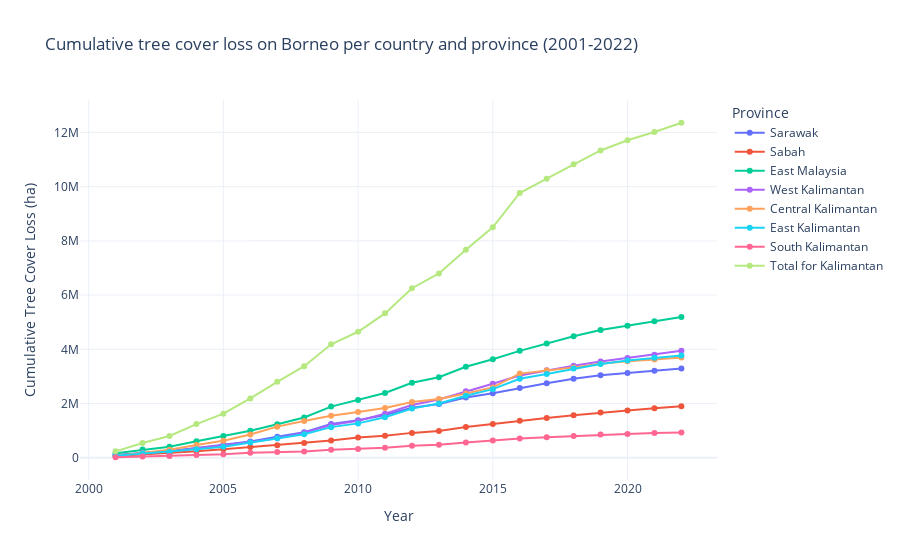

Write notebook code for a chart like this one.
### Code cell
import pandas as pd
import plotly.graph_objs as go

# Load the dataset
df = pd.read_csv('../Datasets/Deforestation/Subnational 1 tree cover loss.csv')

# Define the years to plot
years = [f'tc_loss_ha_{year}' for year in range(2001, 2023)]

# Mapping dictionary from Indonesian to English names for Kalimantan provinces
province_mapping = {
    'Kalimantan Barat': 'West Kalimantan',
    'Kalimantan Tengah': 'Central Kalimantan',
    'Kalimantan Timur': 'East Kalimantan',
    'Kalimantan Selatan': 'South Kalimantan'
}

# Create an empty DataFrame to store totals
totals_df = pd.DataFrame(columns=['year', 'cumulative_tc_loss_ha'])

# Loop through each province
for province_indo, province_eng in province_mapping.items():
    # Filter the DataFrame for the current province and threshold == 0
    province_df = df[(df['subnational1'] == province_indo) & (df['threshold'] == 0)]
    
    # Keep only relevant columns
    columns_to_keep = ['subnational1'] + years
    province_df = province_df[columns_to_keep]
    
    # Melt the DataFrame to long format
    province_df_long = province_df.melt(id_vars='subnational1', var_name='year', value_name='tc_loss_ha')
    
    # Extract year from the column name and convert to integer
    province_df_long['year'] = province_df_long['year'].str.extract(r'(\d+)').astype(int)
    
    # Sort the DataFrame by year
    province_df_long = province_df_long.sort_values(by='year')
    
    # Calculate cumulative tree loss
    province_df_long['cumulative_tc_loss_ha'] = province_df_long['tc_loss_ha'].cumsum()
    
    # Append to totals_df
    totals_df = pd.concat([totals_df, province_df_long[['year', 'cumulative_tc_loss_ha']]], ignore_index=True)

# Calculate the total cumulative tree loss across all provinces
totals_df = totals_df.groupby('year')['cumulative_tc_loss_ha'].sum().reset_index()

# Initialize Figure using Plotly
fig = go.Figure()

# Plot cumulative tree cover loss for Sarawak
sarawak_df = df[(df['subnational1'] == 'Sarawak') & (df['threshold'] == 0)]
sarawak_df = sarawak_df[years]
sarawak_df_long = sarawak_df.melt(var_name='year', value_name='tc_loss_ha')
sarawak_df_long['year'] = sarawak_df_long['year'].str.extract(r'(\d+)').astype(int)
sarawak_df_long = sarawak_df_long.sort_values(by='year')
sarawak_df_long['cumulative_tc_loss_ha'] = sarawak_df_long['tc_loss_ha'].cumsum()

fig.add_trace(go.Scatter(x=sarawak_df_long['year'], 
                         y=sarawak_df_long['cumulative_tc_loss_ha'], 
                         mode='lines+markers', 
                         name='Sarawak'))

# Plot cumulative tree cover loss for Sabah
sabah_df = df[(df['subnational1'] == 'Sabah') & (df['threshold'] == 0)]
sabah_df = sabah_df[years]
sabah_df_long = sabah_df.melt(var_name='year', value_name='tc_loss_ha')
sabah_df_long['year'] = sabah_df_long['year'].str.extract(r'(\d+)').astype(int)
sabah_df_long = sabah_df_long.sort_values(by='year')
sabah_df_long['cumulative_tc_loss_ha'] = sabah_df_long['tc_loss_ha'].cumsum()

fig.add_trace(go.Scatter(x=sabah_df_long['year'], 
                         y=sabah_df_long['cumulative_tc_loss_ha'], 
                         mode='lines+markers', 
                         name='Sabah'))

# Combine Sarawak and Sabah into 'East Malaysia'
east_malaysia_df = pd.DataFrame()
east_malaysia_df['year'] = sarawak_df_long['year']
east_malaysia_df['tc_loss_ha'] = sarawak_df_long['tc_loss_ha'] + sabah_df_long['tc_loss_ha']
east_malaysia_df['cumulative_tc_loss_ha'] = sarawak_df_long['cumulative_tc_loss_ha'] + sabah_df_long['cumulative_tc_loss_ha']

fig.add_trace(go.Scatter(x=east_malaysia_df['year'], 
                         y=east_malaysia_df['cumulative_tc_loss_ha'], 
                         mode='lines+markers', 
                         name='East Malaysia'))

# Plot cumulative tree cover loss for Kalimantan provinces
for province_indo, province_eng in province_mapping.items():
    # Filter the DataFrame for the current province and threshold == 0
    province_df = df[(df['subnational1'] == province_indo) & (df['threshold'] == 0)]
    
    # Keep only relevant columns
    province_df = province_df[years]
    
    # Melt the DataFrame to long format
    province_df_long = province_df.melt(var_name='year', value_name='tc_loss_ha')
    province_df_long['year'] = province_df_long['year'].str.extract(r'(\d+)').astype(int)
    province_df_long = province_df_long.sort_values(by='year')
    
    # Calculate cumulative tree loss
    province_df_long['cumulative_tc_loss_ha'] = province_df_long['tc_loss_ha'].cumsum()
    
    # Add trace for the current province
    fig.add_trace(go.Scatter(x=province_df_long['year'], 
                             y=province_df_long['cumulative_tc_loss_ha'], 
                             mode='lines+markers', 
                             name=province_eng))

# Add trace for total cumulative tree cover loss in Kalimantan
fig.add_trace(go.Scatter(x=totals_df['year'], 
                         y=totals_df['cumulative_tc_loss_ha'], 
                         mode='lines+markers', 
                         name='Total for Kalimantan'))

# Update layout
fig.update_layout(title='Cumulative tree cover loss on Borneo per country and province (2001-2022)',
                  xaxis_title='Year',
                  yaxis_title='Cumulative Tree Cover Loss (ha)',
                  legend_title='Province',
                  hovermode='x unified',
                  template='plotly_white')

# Show the plot
fig.show()

### Figure 1 — Plotly figure (JSON) as saved in the notebook; plotly's stock layout.template omitted (floating-point values rounded to 4 significant figures)
{"data": [{"mode": "lines+markers", "name": "Sarawak", "type": "scatter", "x": [2001, 2002, 2003, 2004, 2005, 2006, 2007, 2008, 2009, 2010, 2011, 2012, 2013, 2014, 2015, 2016, 2017, 2018, 2019, 2020, 2021, 2022], "y": [103529, 178335, 252827, 362943, 485681, 600348, 776456, 940403, 1247816, 1384904, 1576972, 1848951, 1982453, 2220883, 2384404, 2574318, 2751905, 2914626, 3043397, 3126221, 3208423, 3295772]}, {"mode": "lines+markers", "name": "Sabah", "type": "scatter", "x": [2001, 2002, 2003, 2004, 2005, 2006, 2007, 2008, 2009, 2010, 2011, 2012, 2013, 2014, 2015, 2016, 2017, 2018, 2019, 2020, 2021, 2022], "y": [64055, 124452, 157777, 245073, 318272, 399891, 462556, 547171, 639540, 743731, 812493, 918683, 987437, 1133894, 1247842, 1369003, 1463592, 1564770, 1666502, 1746346, 1824212, 1900753]}, {"mode": "lines+markers", "name": "East Malaysia", "type": "scatter", "x": [2001, 2002, 2003, 2004, 2005, 2006, 2007, 2008, 2009, 2010, 2011, 2012, 2013, 2014, 2015, 2016, 2017, 2018, 2019, 2020, 2021, 2022], "y": [167584, 302787, 410604, 608016, 803953, 1000239, 1239012, 1487574, 1887356, 2128635, 2389465, 2767634, 2969890, 3354777, 3632246, 3943321, 4215497, 4479396, 4709899, 4872567, 5032635, 5196525]}, {"mode": "lines+markers", "name": "West Kalimantan", "type": "scatter", "x": [2001, 2002, 2003, 2004, 2005, 2006, 2007, 2008, 2009, 2010, 2011, 2012, 2013, 2014, 2015, 2016, 2017, 2018, 2019, 2020, 2021, 2022], "y": [78629, 176274, 232459, 346908, 451885, 583497, 716655, 920906, 1210741, 1363893, 1627996, 1943892, 2150143, 2454859, 2732644, 3033510, 3226361, 3398032, 3551257, 3681276, 3799636, 3947949]}, {"mode": "lines+markers", "name": "Central Kalimantan", "type": "scatter", "x": [2001, 2002, 2003, 2004, 2005, 2006, 2007, 2008, 2009, 2010, 2011, 2012, 2013, 2014, 2015, 2016, 2017, 2018, 2019, 2020, 2021, 2022], "y": [64894, 169183, 298904, 471544, 631755, 856324, 1149028, 1354902, 1550141, 1692855, 1832983, 2054981, 2164620, 2371973, 2596453, 3104713, 3215398, 3333244, 3464714, 3561717, 3621232, 3702000]}, {"mode": "lines+markers", "name": "East Kalimantan", "type": "scatter", "x": [2001, 2002, 2003, 2004, 2005, 2006, 2007, 2008, 2009, 2010, 2011, 2012, 2013, 2014, 2015, 2016, 2017, 2018, 2019, 2020, 2021, 2022], "y": [74179, 156042, 210115, 319037, 410705, 564687, 719527, 865942, 1130807, 1268718, 1493892, 1813746, 2001348, 2286048, 2531947, 2913673, 3093543, 3290553, 3462664, 3587652, 3686154, 3771626]}, {"mode": "lines+markers", "name": "South Kalimantan", "type": "scatter", "x": [2001, 2002, 2003, 2004, 2005, 2006, 2007, 2008, 2009, 2010, 2011, 2012, 2013, 2014, 2015, 2016, 2017, 2018, 2019, 2020, 2021, 2022], "y": [19816, 44687, 63281, 105915, 131482, 186002, 215817, 234673, 295746, 322280, 371433, 440943, 482621, 559267, 640517, 713442, 756900, 801721, 854954, 879798, 910308, 934752]}, {"mode": "lines+markers", "name": "Total for Kalimantan", "type": "scatter", "x": [2001, 2002, 2003, 2004, 2005, 2006, 2007, 2008, 2009, 2010, 2011, 2012, 2013, 2014, 2015, 2016, 2017, 2018, 2019, 2020, 2021, 2022], "y": [237518, 546186, 804759, 1243404, 1625827, 2190510, 2801027, 3376423, 4187435, 4647746, 5326304, 6253562, 6798732, 7672147, 8501561, 9765338, 10292202, 10823550, 11333589, 11710443, 12017330, 12356327]}], "layout": {"hovermode": "x unified", "legend": {"title": {"text": "Province"}}, "title": {"text": "Cumulative tree cover loss on Borneo per country and province (2001-2022)"}, "xaxis": {"title": {"text": "Year"}}, "yaxis": {"title": {"text": "Cumulative Tree Cover Loss (ha)"}}}}
